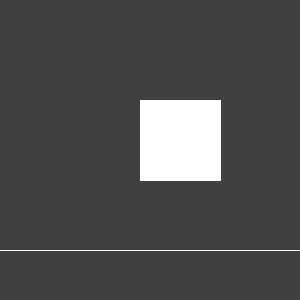
Frame 1 (no input)
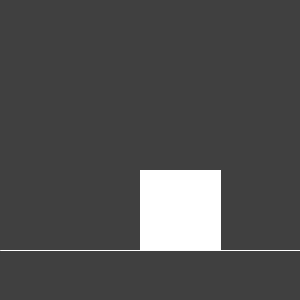
Frame 60 (the mouse pressed at the canvas centre just before this capture)
Frame 120 (the mouse held since frame 60 and released just before this capture): identical to frame 60, image omitted

The Processing sketch that drew these frames (run headless with seeded random() and noise(); from frame 60 on, the mouse is pressed at the canvas centre):

// Processing sketch: Jumping
// ── Jumping.pde


float groundY = 250;

float playerX = 140;
float playerY = 100;
float playerWidth = 80;
float playerHeight = 80;
float playerSpeedY = 0;

//only allow jumping if the player is not already jumping
boolean jumping = false;

void setup() {
  size(300, 300);
}

void draw() {
  background(64);

  //draw the ground
  stroke(255);
  line(0, groundY , width, groundY); 

  //move the player
  playerY += playerSpeedY;

  //is the player colliding with the ground?
  if (playerY + playerHeight > groundY) {

    //snap the player's bottom to the ground's position
    playerY = groundY - playerHeight;

    //stop the player falling
    playerSpeedY = 0;

    //allow jumping again
    jumping = false;
  }
  //player is not colliding with the ground
  else {
    //gravity accelerates the movement speed
    playerSpeedY ++;
  }

  //draw the player rectangle
  rect(playerX, playerY, playerWidth, playerHeight);
}

void keyPressed() {
  //you can only jump if you aren't already jumping
  if (!jumping) {
    
    //going up
    playerSpeedY = -15;
    
    //disallow jumping while already jumping
    jumping = true;
  }
}
